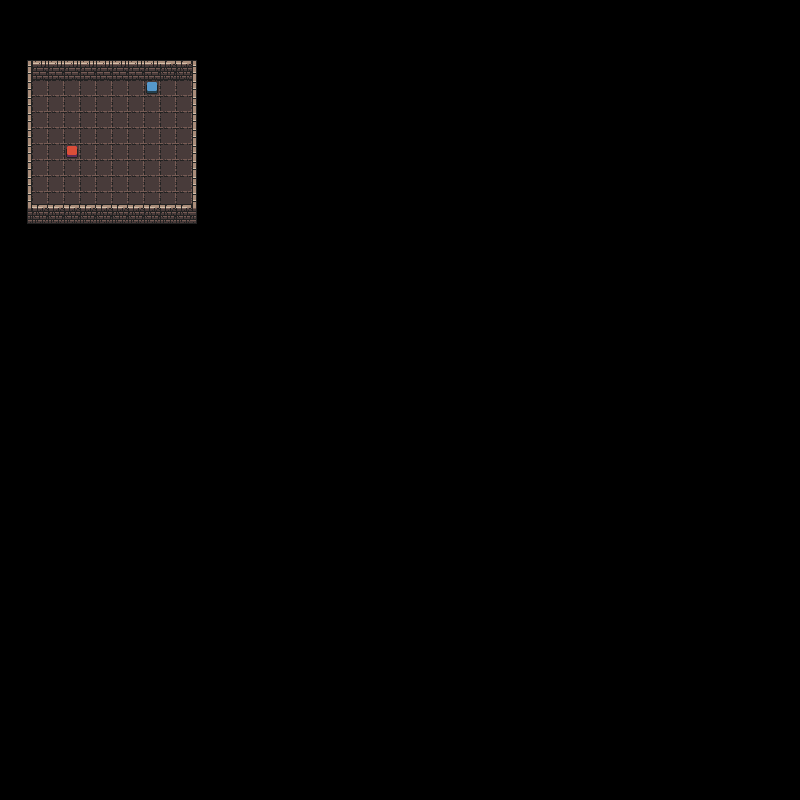

A 2D game scene composited from a Tiled map and its tileset images. What follows is a short description and the map's XML, with each tile layer's data collapsed to a summary:
An orthogonal 50x50 tile map with 16x16 px tiles, 3 tile layers (Ground, Wall, Switch), 2 tilesets.

<map version="1.5" tiledversion="1.5.0" orientation="orthogonal" renderorder="right-down" width="50" height="50" tilewidth="16" tileheight="16" infinite="0" nextlayerid="6" nextobjectid="1">
 <tileset firstgid="1" name="wallGround" tilewidth="16" tileheight="16" tilecount="112" columns="7">
  <image source="wallGround.png" width="122" height="257" />
  <tile id="1">
   <properties>
    <property name="collides" type="bool" value="true" />
   </properties>
  </tile>
  <tile id="2">
   <properties>
    <property name="collide" type="bool" value="true" />
   </properties>
  </tile>
  <tile id="3">
   <properties>
    <property name="collide" type="bool" value="true" />
   </properties>
  </tile>
  <tile id="49">
   <properties>
    <property name="collides" type="bool" value="true" />
   </properties>
  </tile>
  <tile id="50">
   <properties>
    <property name="collides" type="bool" value="true" />
   </properties>
  </tile>
  <tile id="51">
   <properties>
    <property name="collides" type="bool" value="true" />
   </properties>
  </tile>
  <tile id="52">
   <properties>
    <property name="collides" type="bool" value="true" />
   </properties>
  </tile>
  <tile id="53">
   <properties>
    <property name="collides" type="bool" value="true" />
   </properties>
  </tile>
  <tile id="54">
   <properties>
    <property name="collides" type="bool" value="true" />
   </properties>
  </tile>
  <tile id="56">
   <properties>
    <property name="collides" type="bool" value="true" />
   </properties>
  </tile>
  <tile id="57">
   <properties>
    <property name="collides" type="bool" value="true" />
   </properties>
  </tile>
  <tile id="58">
   <properties>
    <property name="collides" type="bool" value="true" />
   </properties>
  </tile>
  <tile id="59">
   <properties>
    <property name="collides" type="bool" value="true" />
   </properties>
  </tile>
  <tile id="60">
   <properties>
    <property name="collides" type="bool" value="true" />
   </properties>
  </tile>
  <tile id="61">
   <properties>
    <property name="collides" type="bool" value="true" />
   </properties>
  </tile>
  <tile id="63">
   <properties>
    <property name="collides" type="bool" value="true" />
   </properties>
  </tile>
  <tile id="64">
   <properties>
    <property name="collides" type="bool" value="true" />
   </properties>
  </tile>
  <tile id="65">
   <properties>
    <property name="collides" type="bool" value="true" />
   </properties>
  </tile>
  <tile id="66">
   <properties>
    <property name="collides" type="bool" value="true" />
   </properties>
  </tile>
  <tile id="67">
   <properties>
    <property name="collides" type="bool" value="true" />
   </properties>
  </tile>
  <tile id="68">
   <properties>
    <property name="collides" type="bool" value="true" />
   </properties>
  </tile>
  <tile id="70">
   <properties>
    <property name="collides" type="bool" value="true" />
   </properties>
  </tile>
  <tile id="71">
   <properties>
    <property name="collides" type="bool" value="true" />
   </properties>
  </tile>
  <tile id="72">
   <properties>
    <property name="collides" type="bool" value="true" />
   </properties>
  </tile>
  <tile id="73">
   <properties>
    <property name="collides" type="bool" value="true" />
   </properties>
  </tile>
  <tile id="74">
   <properties>
    <property name="collides" type="bool" value="true" />
   </properties>
  </tile>
  <tile id="75">
   <properties>
    <property name="collides" type="bool" value="true" />
   </properties>
  </tile>
  <tile id="87">
   <properties>
    <property name="msg" value="blabla" />
   </properties>
  </tile>
 </tileset>
 <tileset firstgid="113" name="items" tilewidth="16" tileheight="16" tilecount="24" columns="4">
  <image source="items.png" width="65" height="110" />
 </tileset>
 <layer id="2" name="Ground" width="50" height="50">
  <data>[2500 cells, 80 non-empty, 1 distinct tile ids]</data>
 </layer>
 <layer id="1" name="Wall" width="50" height="50">
  <data>[2500 cells, 71 non-empty, 11 distinct tile ids]</data>
 </layer>
 <layer id="5" name="Switch" width="50" height="50">
  <data>[2500 cells, 2 non-empty, 2 distinct tile ids]</data>
 </layer>
</map>
